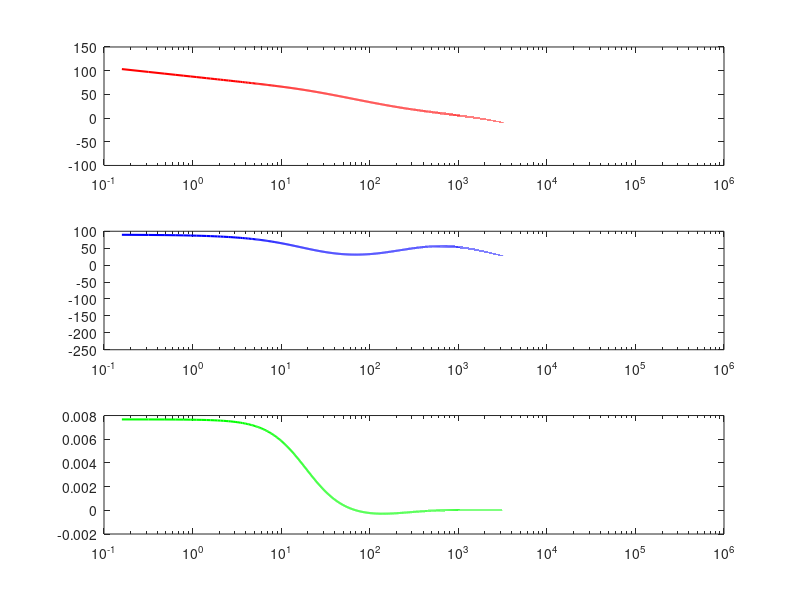

Reproduce this figure in MATLAB.
u=1e-6;
n=1e-9;
p=1e-12;
k=1e3;

e = exp(1);

fsw=125*k %Switching frequency
Tsw = 1/fsw
wm=2*pi*fsw;
w=0;
nfs=1.0;
w=(1:1:nfs*wm);
fr = w/(2*pi);
s=j*w;
z=e.^(-s*Tsw);

%% Flyback converter open loop gain
Nps = 54/8; %Transformer Primary-Secondary turns ratio
L=580*u; %Primary inductance
vin = 88; %Input voltage
vin_min = 75; %Minimum input voltage
vout = 13.25; %Output voltage
iout = 3; %Output current

%% Current sensing node
Rcs = 0.4; %Current sense resistor
R2 = 475;
R3 = 4.02*k;
R8 = 237*k*2;
R4 = 10*k;
R5 = 475;
R6 = 499;
C15 = 47*n;
Rg = 1/(1/R2 + 1/R3 + 1/R8);
Rf = R5;
Ry = Rg+Rf;
Rx = R6;
Cx = C15;
Rpll = Ry*R4/(Ry+R4)
Rpcs = 1/(1/(R5+R6*R4/(R6+R4)) + 1/R3 + 1/R8)
gipk = (1/Rcs)*(Rpcs+R2)/Rpcs


%% Power stage loading (output impedance)
ncout = 3;
cout = ncout*470*u; 
cload = 470*u;
lf = 1*u; %Filter inductor 
cesr = 0.012; %capacitor ESR
lesr = 0.01; %Filter inductor ESR

%% Error amplifier and compensation components
cp = (220+470)*p; %HF roll-off parallel to r-c P-Z pair
%cp = (20)*p; %HF roll-off parallel to r-c P-Z pair
cf = 10*n; %Low frequency pole
%cf = 22*n; %Low frequency pole
rf = 61.9*k; %Forms Zero with cs
%rf = 422*k; %Forms Zero with cs
ri = 10*k; %Input feed resistor 
ro = 1.1*k;  %Resistor in series with optocoupler LED
ctr = 0.75;  %Optocoupler CTR
fc_opto = 80*k; %Optocoupler cut-of frequency (pole frequency)

%% Error amplifier transfer function 
p0 = 1./(s.*ri*cp*ro);
p1 = (cp + cf)./(rf*cp*cf);
z0 = 1/(rf*cf);
p_opt = 1/(2*pi*fc_opto);
H_EA = -(p0).*(s + z0)./(s + p1); %Without "fast lane"
H_LED = 1/ro - H_EA;  %Add "fast lane" effect
H_comp = gipk*H_LED*ctr./(s*p_opt+1);

%Then the stupidity pole
g_stupid = Rg/(Rg+Rf)
H_stupid = g_stupid*Rpll*(s.*Rx*Cx + 1)./(s.*(Rpll+Rx)*Cx + 1);

%% Slope compensation required for <6dB valley current peaking 
mcmp=(3*vout*Nps-vin_min)/(4*L)
%However, it is not so good in Rev H10,
mcmp=22*k;

%% Computed system parameters
idg = iout/Nps;
vdg=vout*Nps;
vcg=vin-2;
D=vdg/(vcg+vdg)
Dp = 1-D;
mc=vcg/L;
md=vdg/L;

%% Control-to-valley small signal gain
alpha = (mc+md) / (mc + mcmp);
hz = alpha./(1- (1-alpha)*z);  %%Transfer function, iv/ic 

%% Valley-to-average small signal gain
Iv = idg*(vcg+vdg)/vcg - (Tsw/(2*L))*vcg*vdg/(vcg+vdg) %%Steady state valley current
hdg = Nps*(Iv/(mc+md)).*(mc/Iv-s); %% Small-signal valley-to-average current <-Turns ratio applied here

%% Output pulse shape (influences group delay)
gDG = 2/(Dp^2*Tsw^2*md + 2*Dp*Tsw*Iv);
HDG = gDG*(Iv+md*Dp*Tsw).*((1 - e.^(-s*Dp*Tsw))./s).*e.^(-s*D*Tsw) - gDG*md*((1 - (1+s*Dp*Tsw).*e.^(-s*Dp*Tsw))./(s.^2)).*e.^(-s*D*Tsw);

%% Output impedance network
rout = vout/(idg*Nps)
zlf = s*lf + lesr;
zcl = 1./(s*cload) + cesr;
zcout = 1./(s*cout) + cesr/ncout;
zl = zlf+zcl*rout./(rout+zcl);
zout = zl.*zcout./(zcout+zl);

%%
%% Plot final system 
%%
%% VOUT->[Error Amp]->[Stupid Comp]->[Valley Current]->[Average Current]->[Group Delay]->[Zout]
%%

subplot(3,1,1)
semilogx(fr,20*log10(abs(H_comp.*H_stupid.*hz.*hdg.*HDG.*zout)), 'r', 'linewidth', 1.5)
%semilogx(fr,20*log10(abs(H_stupid)),"r", "linewidth", 1.5)
%semilogx(fr,20*log10(abs(H_comp)))
%semilogx(fr,20*log10(abs(hdg)))
%semilogx(fr,20*log10(abs(HDG)))
%semilogx(fr,20*log10(abs(zout)))
subplot(3,1,2)
phase = unwrap(angle(-H_stupid.*H_comp.*HDG.*hdg.*hz.*zout));
semilogx(fr,180*phase/pi, 'b', 'linewidth', 1.5)
%semilogx(w,180*(unwrap(angle(HDG)))/pi)
subplot(3,1,3)

%phase = unwrap(angle(HDG));
lp=length(phase);
lp1 = lp-1;
p1 = phase(1:lp1);
p0 = phase(2:lp);
dp = p1 - p0;
wp = w(1:lp1);
semilogx(wp/(2*pi),dp, 'g', 'linewidth', 1.5)

gd = 1e6*dp(392698)
fx = 1e6/gd
